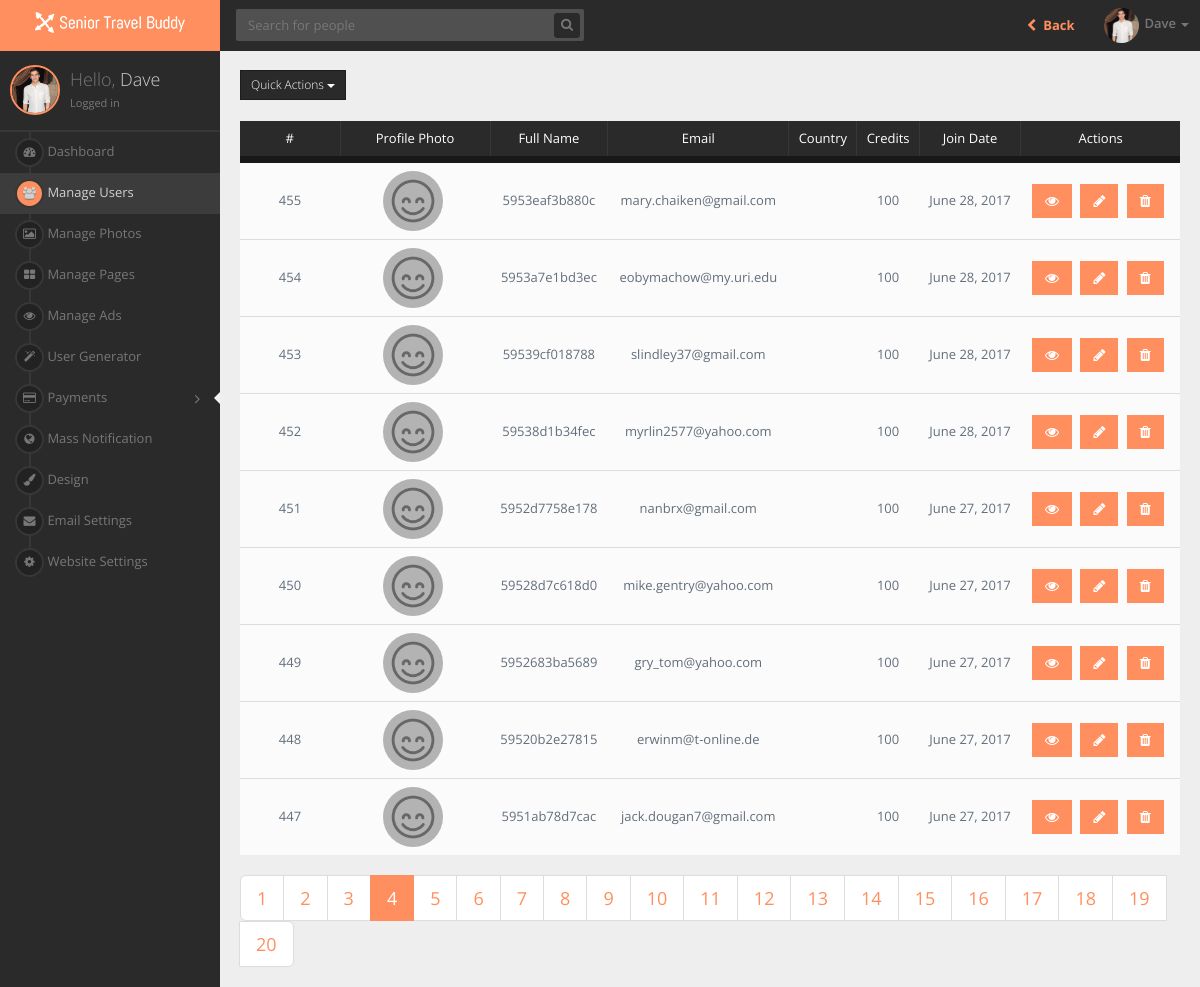
The app's page /admin/users.php?p=4 (signed in) with its own data.
### tables this page shows
CREATE TABLE `users` (
  `id` int(11) NOT NULL AUTO_INCREMENT,
  `full_name` varchar(150) DEFAULT NULL,
  `email` varchar(100) DEFAULT NULL,
  `password` varchar(123) DEFAULT NULL,
  `country` varchar(199) DEFAULT NULL,
  `city` varchar(100) DEFAULT NULL,
  `credits` int(11) DEFAULT NULL,
  `latitude` varchar(50) DEFAULT NULL,
  `longitude` varchar(50) DEFAULT NULL,
  `age` int(11) DEFAULT NULL,
  `bio` text,
  `gender` varchar(20) DEFAULT NULL,
  `sexual_interest` int(11) DEFAULT NULL,
  `instagram_username` varchar(50) DEFAULT '',
  `profile_picture` varchar(200) DEFAULT NULL,
  `ip` varchar(50) DEFAULT NULL,
  `registered` int(11) DEFAULT '0',
  `last_login` int(11) DEFAULT '0',
  `last_active` int(11) DEFAULT '0',
  `updated_preferences` int(11) DEFAULT '0',
  `updated_name` int(11) DEFAULT '0',
  `is_admin` int(11) DEFAULT '0',
  `is_incognito` int(11) DEFAULT '0',
  `is_verified` int(11) DEFAULT '0',
  `has_disabled_ads` int(11) DEFAULT '0',
  `is_increased_exposure` int(11) DEFAULT '0',
  `language` varchar(100) DEFAULT NULL,
  `interests` text,
  `uploaded_photos` int(11) DEFAULT '0',
  `is_vip` int(20) DEFAULT '0',
  `vip_expiration` int(20) DEFAULT '0',
  `ghost_mode_start` int(20) DEFAULT '0',
  `verified_badge_start` int(20) DEFAULT '0',
  `spotlight_start` int(20) DEFAULT '0',
  `disable_ads_start` int(20) DEFAULT '0',
  `ghost_mode_expiration` int(20) DEFAULT '0',
  `verified_badge_expiration` int(20) DEFAULT '0',
  `spotlight_expiration` int(20) DEFAULT '0',
  `disable_ads_expiration` int(20) DEFAULT '0',
  `height` text,
  `weight` int(11) DEFAULT '0',
  `last_encounter` int(11) DEFAULT '0',
  `marital_status` varchar(10) NOT NULL,
  `has_traveled` varchar(10) NOT NULL,
  `where_traveled` varchar(300) NOT NULL,
  `preferred_destination` varchar(300) NOT NULL,
  `cruising_or_touring` varchar(10) NOT NULL,
  `state_of_health` varchar(10) NOT NULL,
  `active_or_slow_travel` varchar(10) NOT NULL,
  `distance_to_travel` varchar(6) NOT NULL,
  `spontaneous_or_itinerary` varchar(20) NOT NULL,
  `smoker` varchar(10) NOT NULL,
  `accommodation_type` varchar(10) NOT NULL,
  `budget` varchar(10) NOT NULL,
  `luggage_type` varchar(30) NOT NULL,
  `foodie` varchar(10) NOT NULL,
  `alcohol` varchar(10) NOT NULL,
  `rating_lounge_poolside_beach` varchar(30) NOT NULL,
  `rating_explore` varchar(20) NOT NULL,
  `rating_shopping` varchar(30) NOT NULL,
  `rating_casino` varchar(20) NOT NULL,
  `rating_tours` varchar(30) NOT NULL,
  `rating_food` varchar(30) NOT NULL,
  `rating_spa` varchar(30) NOT NULL,
  `rating_sports` varchar(30) NOT NULL,
  `rating_concerts` varchar(30) NOT NULL,
  `group_or_independent` varchar(30) NOT NULL,
  `small_or_mega_ship_cruising` varchar(30) NOT NULL,
  `active_or_sedentary` varchar(30) NOT NULL,
  `primary_language` varchar(30) NOT NULL,
  PRIMARY KEY (`id`)
);

### admin/users.php (called while the page is built, shortened)
<?php
require('../core/config.php');
require('../core/system.php');
$system = new System;
$system->domain = $domain;
$system->db = $db;
$menu['users'] = 'active';
$user = $system->getUserInfo($_SESSION['user_id']);
if(!isset($_POST['search'])) {
	$query = '';
	$users = "SELECT * FROM users ORDER BY id DESC";
} else {
	$query = ucfirst(strtolower($system->secureField($_POST['query'])));
	$users = "SELECT * FROM users WHERE full_name LIKE '%".$query."%' ORDER BY id DESC";
}
$per_page = 9;
$count = $db->query($users)->num_rows;
$last_page = ceil($count/$per_page);
if(isset($_GET['p'])) { $p = $_GET['p']; } else { $p = 1; }
$limit = 'LIMIT ' .($p - 1) * $per_page .',' .$per_page;
$users.= " $limit";
$users = $db->query($users);
require('../inc/admin/top.php');
require('../layout/admin/users.php');
require('../inc/admin/bottom.php');

### core/config.php (called while the page is built, shortened)
<?php
	$domain = 'http://localhost';

### core/system.php (called while the page is built, shortened)
<?php
class System {
	public $domain;
	public $db;
	public function getDomain() {
		return $this->domain;
	}
	public function getProfilePicture($user) {
		if(filter_var($user->profile_picture,FILTER_VALIDATE_URL)) {
			return $user->profile_picture;
		} else {
			return $this->domain.'/uploads/'.$user->profile_picture;
		}
	}
	public function getUserInfo($id) {
		$user = $this->db->query("SELECT * FROM users WHERE id='".$id."'");
		$user = $user->fetch_object();
		return $user;
	}
	public function getFirstName($full_name) {
		$full_name = explode(' ',$full_name);
		return $full_name[0];
	}
}

### layout/admin/users.php (the view, shortened to what this page needs)
<section id="page-content">
  <div class="body-content animated fadeIn">
    <div class="row">
      <div class="col-lg-12">
        <div class="dropdown">
          <button class="btn btn-inverse btn-sm dropdown-toggle" type="button" id="dropdownMenu1" data-toggle="dropdown" aria-haspopup="true" aria-expanded="true">
            Quick Actions
            <span class="caret"></span>
          </button>
        </div>
        <br>
        <?php if($users->num_rows >= 1) { ?>
        <table class="table table-responsive table-inverse">
         <thead>
          <th style="text-align:center;"> # </th>
          <th style="text-align:center;"> Profile Photo </th>
          <th style="text-align:center;"> Full Name </th>
          <th style="text-align:center;"> Email </th>
          <th style="text-align:center;"> Country </th>
          <th style="text-align:center;"> Credits </th>
          <th style="text-align:center;"> Join Date </th>
          <th style="text-align:center;"> Actions </th>
        </thead>
        <tbody>
          <?php while($user = $users->fetch_object()) { ?>
          <tr>
            <td style="vertical-align:middle;width:100px;text-align:center;"> <?=$user->id?> </td>
            <td style="vertical-align:middle;width:150px;text-align:center;"> <img src="<?=$system->getProfilePicture($user)?>" class="img-circle" style="height:60px;width:60px"> </td>
            <td style="vertical-align:middle;text-align:center;"> <?=$user->full_name?> </td>
            <td style="vertical-align:middle;text-align:center;"> <?=$user->email?> </td>
            <td style="vertical-align:middle;text-align:center;"> <?=$user->country?> </td>
            <td style="vertical-align:middle;text-align:center;"> <?=$user->credits?> </td>
            <td style="vertical-align:middle;text-align:center;"> <?=date("F j, Y",$user->registered)?> </td>
            <td style="vertical-align:middle;text-align:center;">
              <a href="<?=$system->getDomain()?>/user/<?=$user->id?>" class="btn btn-theme"> <i class="fa fa-eye" style="color:#fff;"></i> </a>
              <a href="edit-user.php?id=<?=$user->id?>" class="btn btn-theme"> <i class="fa fa-pencil" style="color:#fff;"></i> </a>
              <a href="?delete=true&delid=<?=$user->id?>" class="btn btn-theme"> <i class="fa fa-trash" style="color:#fff;"></i> </a>
            </td>
          </tr>
          <? } ?>
        </tbody>
      </table>
      <ul class="pagination pagination-lg">
        <?php
        if(($last_page >= $p) && $last_page > 1) {
          for($i=1; $i<=$last_page; $i++) {
            if($i == $p) {
              echo '<li class="active"> <a href="users.php?p='.$i.'"> '.$i.' </a> </li>';
            } else {
              echo '<li> <a href="users.php?p='.$i.'"> '.$i.' </a> </li>';
            }
          }
        }
        ?>
      </ul>
      <? } ?>
    </div>
  </div>
</div>
</section>

### inc/admin/top.php (shortened to what this page needs)
<!DOCTYPE html>
 <html lang="en">
<head> <meta name="robots" content="noindex">
<link href="<?=$system->getDomain()?>/assets/admin/css/bootstrap.min.css" rel="stylesheet">
<link href="https://maxcdn.bootstrapcdn.com/font-awesome/4.2.0/css/font-awesome.min.css" rel="stylesheet">
<link href="<?=$system->getDomain()?>/assets/admin/css/animate.min.css" rel="stylesheet">
<link href="<?=$system->getDomain()?>/assets/admin/css/jquery.gritter/css/jquery.gritter.css" rel="stylesheet">
<link href="<?=$system->getDomain()?>/assets/admin/css/reset.css" rel="stylesheet">
<link href="<?=$system->getDomain()?>/assets/admin/css/layout.css" rel="stylesheet">
<link href="<?=$system->getDomain()?>/assets/admin/css/components.css" rel="stylesheet">
<link href="<?=$system->getDomain()?>/assets/admin/css/plugins.css" rel="stylesheet">
<link href="<?=$system->getDomain()?>/assets/admin/css/misc.css" rel="stylesheet">
<link href="<?=$system->getDomain()?>/assets/admin/css/chosen.min.css" rel="stylesheet">
</head>
<body>
<section id="wrapper">
<header id="header">
<div class="header-left">
<div class="navbar-header">
<a class="navbar-brand" href="dashboard.php">
<img class="logo" src="<?=$system->getDomain()?>/img/logo-small.png">
</a>
</div>
</div>
<div class="header-right">
<div class="navbar navbar-toolbar navbar-dark">
<ul class="nav navbar-nav navbar-left">
<li class="navbar-search">
<form action="<?=$system->getDomain()?>/admin/users.php" method="POST" class="navbar-form">
<div class="form-group has-feedback">
<input type="text" name="query" class="form-control typeahead rounded" placeholder="Search for people" value="<?=$query?>">
<button type="submit" name="search" class="btn btn-theme fa fa-search form-control-feedback rounded"></button>
</div>
</form>
</li>
</ul>
<ul class="nav navbar-nav navbar-right">
<li>
<a href="<?=$system->getDomain()?>/people" style="background:none;"> <b> <i class="fa fa-fw fa-chevron-left"></i> Back </b> </a>
</li>
<li class="dropdown navbar-profile">
<a href="#" class="dropdown-toggle" data-toggle="dropdown">
<span class="meta">
<span class="avatar"><img src="<?=$system->getProfilePicture($user)?>" class="img-circle" style="width:35px;height:35px;"></span>
<span class="text hidden-xs hidden-sm text-muted"><?=$system->getFirstName($user->full_name)?></span>
<span class="caret"></span>
</span>
</a>
</li>
</ul>
</div>
</div>
</header>
<aside id="sidebar-left" class="sidebar-circle sidebar-dark">
<div class="sidebar-content">
<div class="media">
<a class="pull-left has-notif avatar" href="<?=$system->getDomain()?>/user/<?=$user->id?>">
<img src="<?=$system->getProfilePicture($user)?>" style="width:50px;height:50px;">
</a>
<div class="media-body">
<h4 class="media-heading">Hello, <span><?=$system->getFirstName($user->full_name)?></span></h4>
<small>Logged in</small>
</div>
</div>
</div>
<ul class="sidebar-menu">
<li class="<?=$menu['dashboard']?>">
<a href="<?=$system->getDomain()?>/admin/dashboard.php">
<span class="icon"><i class="fa fa-dashboard"></i></span>
<span class="text">Dashboard</span>
</a>
</li>
<li class="<?=$menu['users']?>">
<a href="<?=$system->getDomain()?>/admin/users.php">
<span class="icon"><i class="fa fa-users"></i></span>
<span class="text">Manage Users</span>
</a>
</li>
<li class="<?=$menu['photos']?>">
<a href="<?=$system->getDomain()?>/admin/photos.php">
<span class="icon"><i class="fa fa-image"></i></span>
<span class="text">Manage Photos</span>
</a>
</li>
<li class="<?=$menu['pages']?>">
<a href="<?=$system->getDomain()?>/admin/pages.php">
<span class="icon"><i class="fa fa-th-large"></i></span>
<span class="text">Manage Pages</span>
</a>
</li>
<li class="<?=$menu['ads']?>">
<a href="<?=$system->getDomain()?>/admin/ads.php">
<span class="icon"><i class="fa fa-eye"></i></span>
<span class="text">Manage Ads</span>
</a>
</li>
<li class="<?=$menu['user_generator']?>">
<a href="<?=$system->getDomain()?>/admin/user_generator.php">
<span class="icon"><i class="fa fa-magic"></i></span>
<span class="text">User Generator</span>
</a>
</li>
<li class="submenu <?=$menu['payments']?>">
<a href="javascript:void(0);">
<span class="icon"><i class="fa fa-credit-card"></i></span>
<span class="text">Payments</span>
<span class="arrow fa-angle-double-right"></span>
<span class="selected"></span>
</a>
</li>
<li class="<?=$menu['mass_notification']?>">
<a href="<?=$system->getDomain()?>/admin/mass_notification.php">
<span class="icon"><i class="fa fa-globe"></i></span>
<span class="text">Mass Notification</span>
</a>
</li>
<li class="<?=$menu['layout']?>">
<a href="<?=$system->getDomain()?>/admin/design.php">
<span class="icon"><i class="fa fa-paint-brush"></i></span>
<span class="text">Design</span>
</a>
</li>
<li class="<?=$menu['email_settings']?>">
<a href="<?=$system->getDomain()?>/admin/email_settings.php">
<span class="icon"><i class="fa fa-envelope"></i></span>
<span class="text">Email Settings</span>
</a>
</li>
<li class="<?=$menu['settings']?>">
<a href="<?=$system->getDomain()?>/admin/settings.php">
<span class="icon"><i class="fa fa-cog"></i></span>
<span class="text">Website Settings</span>
</a>
</li>
</ul>
</aside>

### assets/admin/css/misc.css (style rules this page uses)
#header .navbar-header { background-color:#FF8F5E; }
#sidebar-left.sidebar-box .sidebar-content img, #sidebar-left.sidebar-rounded .sidebar-content img, #sidebar-left.sidebar-circle .sidebar-content img { border: 2px solid #FF8F5E; }
#sidebar-left.sidebar-box .sidebar-menu > li.active > a > .icon i, #sidebar-left.sidebar-rounded .sidebar-menu > li.active > a > .icon i, #sidebar-left.sidebar-circle .sidebar-menu > li.active > a > .icon i { background-color:#FF8F5E; }
a { color: #FF8F5E; }
.pagination > li > a { color: #FF8F5E; }
.pagination > .active > a, .pagination > .active > span { background-color:#FF8F5E; border: 1px solid #FF8F5E; }
.btn-theme { background-color:#FF8F5E; border-color: #FF8F5E; color: white; }

### records on screen
users: profile_picture (picture), full_name "Dave"
users: id "455", profile_picture (placeholder picture), full_name "5953eaf3b880c", email "mary.chaiken@gmail.com", credits "100", registered "June 28, 2017"
users: id "454", profile_picture (placeholder picture), full_name "5953a7e1bd3ec", email "eobymachow@my.uri.edu", credits "100", registered "June 28, 2017"
users: id "453", profile_picture (placeholder picture), full_name "59539cf018788", email "slindley37@gmail.com", credits "100", registered "June 28, 2017"
users: id "452", profile_picture (placeholder picture), full_name "59538d1b34fec", email "myrlin2577@yahoo.com", credits "100", registered "June 28, 2017"
users: id "451", profile_picture (placeholder picture), full_name "5952d7758e178", email "nanbrx@gmail.com", credits "100", registered "June 27, 2017"
users: id "450", profile_picture (placeholder picture), full_name "59528d7c618d0", email "mike.gentry@yahoo.com", credits "100", registered "June 27, 2017"
users: id "449", profile_picture (placeholder picture), full_name "5952683ba5689", email "gry_tom@yahoo.com", credits "100", registered "June 27, 2017"
users: id "448", profile_picture (placeholder picture), full_name "59520b2e27815", email "erwinm@t-online.de", credits "100", registered "June 27, 2017"
users: id "447", profile_picture (placeholder picture), full_name "5951ab78d7cac", email "jack.dougan7@gmail.com", credits "100", registered "June 27, 2017"
